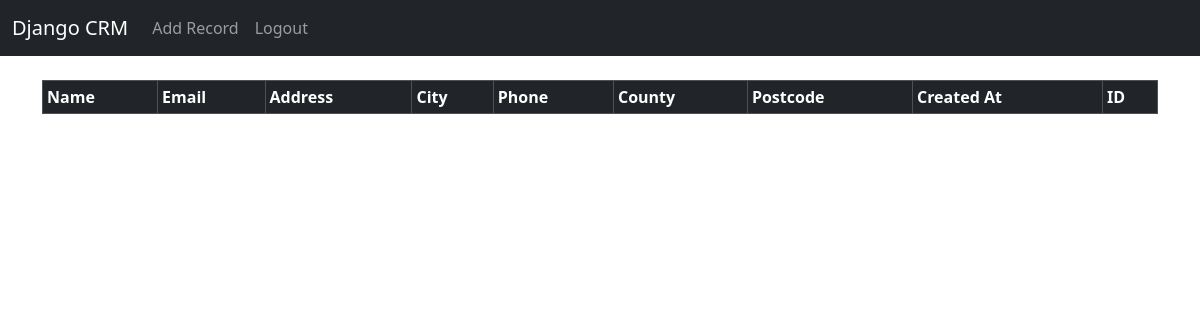
The app's page / (signed in), older data.
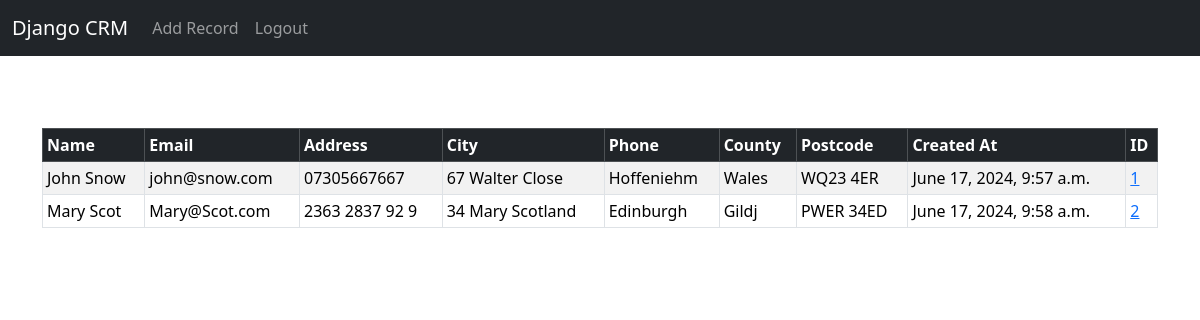
The same page, newer data.
### website/models.py (models this page shows, shortened)
class Record(models.Model):
    created_at = models.DateTimeField(auto_now_add=True)
    first_name = models.CharField(max_length=50)
    last_name = models.CharField(max_length=50)
    email =  models.CharField(max_length=50)
    phone = models.CharField(max_length= 15 )
    address = models.CharField(max_length=100)
    city =  models.CharField(max_length=50)
    county = models.CharField(max_length=50)
    postcode = models.CharField(max_length=50)

### website/views.py (the view)
# urls.py: path('', views.home, name='home'),
def home(request):
	records = Record.objects.all()
	if request.method == 'POST':
		username = request.POST['username']
		password = request.POST['password']
		user = authenticate(request, username=username, password=password)
		if user is not None:
			login(request, user)
			messages.success(request, "You Have Been Logged In!")
			return redirect('home')
		else:
			messages.success(request, "There Was An Error Logging In, Please Try Again...")
			return redirect('home')
	else:
		return render(request, 'home.html', {'records':records})

### website/templates/home.html (shortened to what this page needs)
{% extends 'base.html' %}
{% block content %}
    {% if user.is_authenticated %}
    <table  class="table table-striped table-hover table-bordered table-sm">
        <thead class="table-dark">
          <tr>
            <th scope="col">Name</th>
            <th scope="col">Email</th>
            <th scope="col">Address</th>
            <th scope="col">City</th>
            <th scope="col">Phone</th>
            <th scope="col">County</th>
            <th scope="col">Postcode</th>
            <th scope="col">Created At</th>
            <th scope="col">ID</th>
          </tr>
        </thead>
        <tbody>
            {%if records%}
            {% for record in records%}
            <tr>
            <td>{{ record.first_name}}
            {{ record.last_name}}</td>
            <td>{{ record.email}}</td>
        <td>{{ record.phone}}</td>
    <td>  {{ record.address}}</td>
<td> {{ record.city}}</td>
<td>      {{ record.county}}</td>
<td>    {{ record.postcode}}</td>
<td>      {{ record.created_at}}</td>
<td>     <a href="{% url 'record' record.id %}">{{ record.id}}</a> </td>
            <br/>
        </tr>
            {% endfor %}
            {% endif%}
        </tbody>
      </table>
    {% endif %}
{% endblock %}

### website/templates/base.html (shortened to what this page needs)
<!doctype html>
<html lang="en">
  <head>
    <link href="https://cdn.jsdelivr.net/npm/bootstrap@5.3.3/dist/css/bootstrap.min.css" rel="stylesheet">
  </head>
  <body>
    {% include 'navbar.html' %}
    <div class="container">
        <br/>
        {% block content %}
        {% endblock %}
    </div>
  </body>
</html>

### website/templates/navbar.html (shortened to what this page needs)
<nav class="navbar navbar-expand-lg navbar-dark bg-dark">
  <div class="container-fluid">
    <a class="navbar-brand" href="{% url 'home' %}">Django CRM</a>
    <div class="collapse navbar-collapse" id="navbarSupportedContent">
      <ul class="navbar-nav me-auto mb-2 mb-lg-0">
        {% if user.is_authenticated %}
        <li class="nav-item">
          <a class="nav-link" href="{% url 'add_record'  %}">Add Record</a>
        </li>
        <li class="nav-item">
          <a class="nav-link" href="{% url 'logout' %}">Logout</a>
        </li>
        {% endif %}
      </ul>
    </div>
  </div>
</nav>

Row changes from the older to the newer data that the page shows:
added Record: first_name "John", last_name "Snow", email "john@snow.com", phone "07305667667", address "67 Walter Close", city "Hoffeniehm", county "Wales", postcode "WQ23 4ER", created_at "June 17, 2024, 9:57 a.m.", id "1"
added Record: first_name "Mary", last_name "Scot", email "Mary@Scot.com", phone "2363 2837 92 9", address "34 Mary Scotland", city "Edinburgh", county "Gildj", postcode "PWER 34ED", created_at "June 17, 2024, 9:58 a.m.", id "2"
